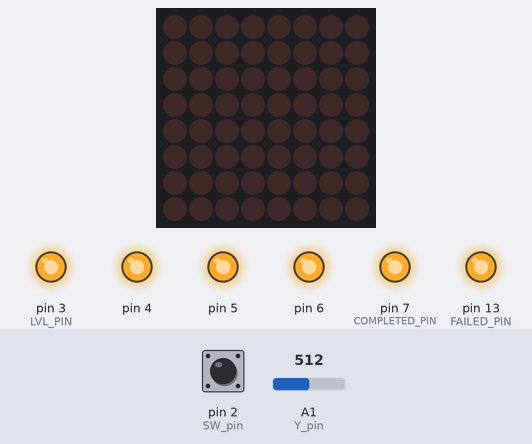
Bench run of a sketch on a simulated Arduino Uno, built with avr-gcc and run on an emulated ATmega328P. Shown: 8×8 LED matrix, output pins drawn as LEDs (lit = HIGH). The test bench sets the inputs (shaded band); at power-on: pin 2 (SW_pin) HIGH, A1 (Y_pin) = 512. Random numbers use the default seed unless the sketch sets one.

Above: at 5.6 s.
5.7 s: pin 2 (SW_pin) pulled LOW for 0.2 s
At 6.1 s:
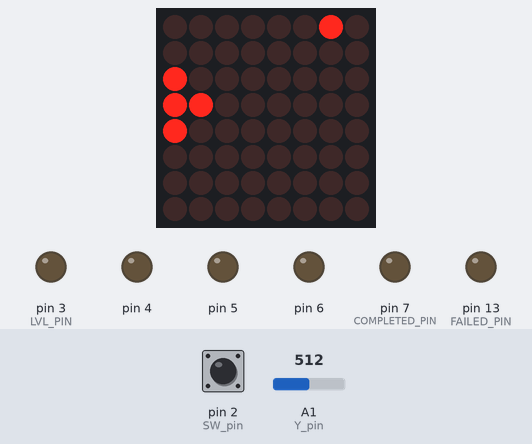
8.7 s: A1 (Y_pin) set to 710
At 9.6 s:
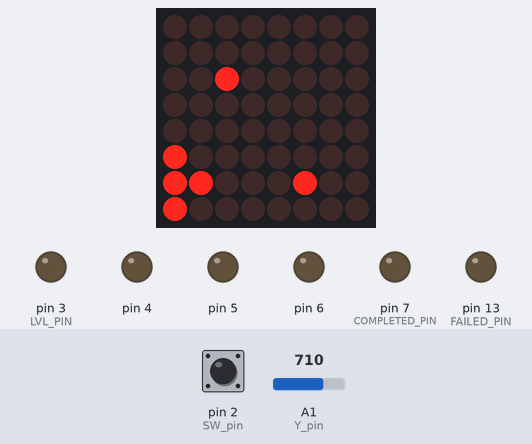
11.7 s: pin 2 (SW_pin) pulled LOW for 1 s
At 12.5 s:
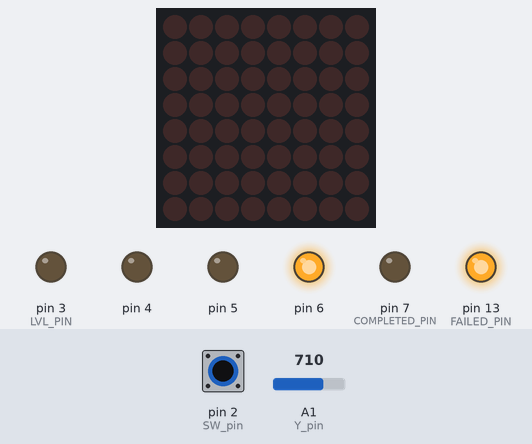
15.7 s: pin 2 (SW_pin) pulled LOW for 3.2 s
At 17.4 s:
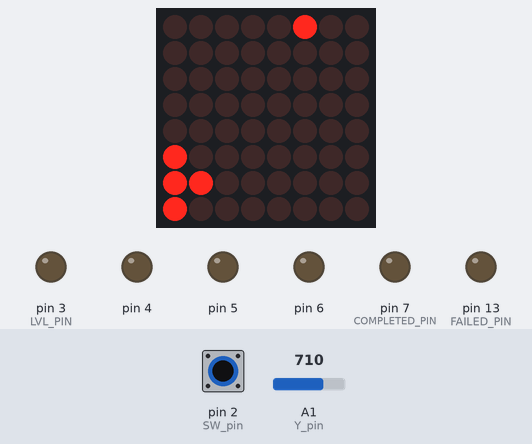
20.4 s: A1 (Y_pin) set to 290
At 20.99 s:
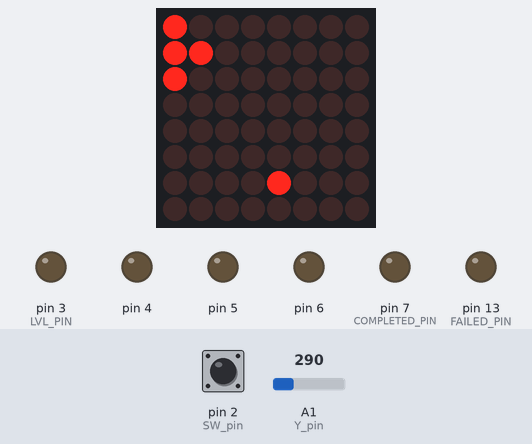
Timing chart, 0 to 23.4 s (numbered marks = the images above; inputs shaded):
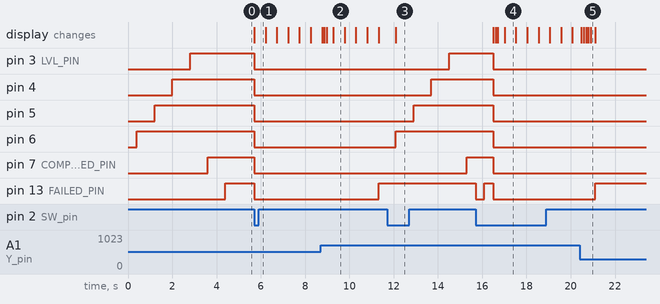

The sketch:

JOC_TEMA.ino
```cpp
#include "LedControl.h"
#include <binary.h>
#include <string.h>

LedControl lc = LedControl(12,11,10,1);
const int SW_pin = 2;
const int X_pin = 0;
const int Y_pin = 1;
const int FAILED_PIN = 13;
const int LVL_PIN = 3;
const int COMPLETED_PIN = 7;
byte obj[8]; //randurile
int i = 0; //numara pasii functiei loop
int j = 0;
int p = 3; //pozitia mijlocului navei
int lvl = 5; //parametru ce ajusteaza viteza jocului

void generate(int row)
{
  if (obj[row] == B00000000) //verificam daca randul "row" nu are deja un obstacol
    obj[row] = B00000001; //randul cu indicele "row" primeste un obstacol in capat
  else generate(random(0,7)); //daca are obstacol incercam alt rand pana gasim unul gol (exista fix 3 randuri cu obstacole concomitent)
  lc.setRow(0, row, obj[row]);
}

void move_cursor(const char dir[3] )
{
  //functia este apelata la fiecare iteratie chiar daca nu mutam nava deoarece vrem sa ramana pe aceeasi coloana indiferent de cum se muta liniile
  lc.setLed(0, p-1, 0, false);
  lc.setLed(0, p, 0, false);
  lc.setLed(0, p+1, 0, false);
  lc.setLed(0, p, 1, false);
  //am sters nava din pozitia precedenta
  if (strcmp(dir, "up") == 0 && p > 1) p--; //verificam daca avem loc sa mutam nava in sus
  if (strcmp(dir, "dw") == 0 && p < 6) p++; //verificam daca avem loc sa mutam nava in jos
  lc.setLed(0, p-1, 0, true);
  lc.setLed(0, p, 0, true);
  lc.setLed(0, p+1, 0, true);
  lc.setLed(0, p, 1, true);
  //nava a fost reafisata
}

int check ()
{
  if ((obj[p] & B11000000) != 0) return 0;
  if ((obj[p-1] & B10000000) != 0) return 0;
  if ((obj[p+1] & B10000000) != 0) return 0;
  //daca una dintre operatiile din if-urile de mai sus (& logic) este diferita de 0 inseamna ca exista coliziune intre nava si obstacol
  return 1;
}

void software_reboot()
{
  asm volatile ("jmp 0");
}

void flash_LED(int LED)
{
  digitalWrite(LED, LOW);
  delay(400);
  digitalWrite(LED, HIGH);
  delay(400);
}

void read_joystick()
{
  if (analogRead(Y_pin) > 700)  move_cursor("dw"); //muta nava in jos
  if (analogRead(Y_pin) < 300)  move_cursor("up"); //muta nava in sus
  if (analogRead(Y_pin) >= 300 && analogRead(Y_pin) <=700) move_cursor("st"); //reafiseaza nava la aceeasi pozitie
}

void end_check()
{
  if (i >= 200 && lvl != 1)
  {
    lvl--;
    i = 0;
    flash_LED(lvl + 2);
    flash_LED(lvl + 2);
    flash_LED(lvl + 2);
    flash_LED(lvl + 2);
    for (j = 0; j <= 7; j++) //sterge toate obiectele pentru a pregati urmatorul nivel
      obj[j] = B00000000;
    delay(1000);
  }
  if (i >= 200 && lvl == 1)
  {
    digitalWrite(COMPLETED_PIN, HIGH);
    while (digitalRead(SW_pin) == HIGH); //nu face nimic pana cand SW_pin nu trece in starea LOW (butonul este apasat)
    software_reboot();
  }
}

void generate_check()
{
  if (i % (lvl*3) == 0)
    generate(random(0, 7)); //genereaza un nou obstacol pe un rand aleator intre 0 si 7
}

void routine_check()
{
  if (i%lvl == 0)
  {
    for (j = 0; j <= 7; j++)
    {
      obj[j] = obj[j] << 1; //muta randul (byte-ul) j la stanga cu un bit
      lc.setRow(0, j, obj[j]); //afiseaza noul byte pe ecran
    }
    if (check() == 0)
    {
      digitalWrite(FAILED_PIN, HIGH);
      lc.shutdown(0, true);
      while (digitalRead(SW_pin) == HIGH);
      software_reboot();
    }
  }
}

void setup()
{
  lc.shutdown(0,false);
  lc.setIntensity(0,8);
  lc.clearDisplay(0);
  pinMode(SW_pin, INPUT);
  pinMode(SW_pin, INPUT_PULLUP);
  pinMode(LVL_PIN, OUTPUT);
  pinMode(LVL_PIN + 1, OUTPUT);
  pinMode(LVL_PIN + 2, OUTPUT);
  pinMode(LVL_PIN + 3, OUTPUT);
  pinMode(COMPLETED_PIN, OUTPUT);
  pinMode(FAILED_PIN, OUTPUT);

  flash_LED(LVL_PIN + 3);
  flash_LED(LVL_PIN + 2);
  flash_LED(LVL_PIN + 1);
  flash_LED(LVL_PIN);
  flash_LED(COMPLETED_PIN);
  flash_LED(FAILED_PIN);

  while (digitalRead(SW_pin) == HIGH); //asteapta apasarea butonului de pe joystick (trecerea in starea low)

  digitalWrite(SW_pin, HIGH);
  digitalWrite(COMPLETED_PIN, LOW);
  digitalWrite(FAILED_PIN, LOW);
  digitalWrite(LVL_PIN, LOW);
  digitalWrite(LVL_PIN + 1, LOW);
  digitalWrite(LVL_PIN + 2, LOW);
  digitalWrite(LVL_PIN + 3, LOW);

  p = 3;
  lvl = 5;
  for (j = 0; j <= 7; j++)
    obj[j] = B00000000;
}

void loop()
{
  generate_check(); //verifica daca e timpul sa genereze un nou obstacol
  routine_check();  //muta obstacolele si verifica daca s-a produs o coliziune
  read_joystick(); //citeste joystickul si muta nava in functie de inputul acestuia

  delay(100);
  i++;

  end_check(); //verifica daca s-a terminat nivelul/jocul
}
```

Measured:
- after the input at 5.7 s, pin 3 (LVL_PIN), pin 4–6, pin 7 (COMPLETED_PIN), pin 13 (FAILED_PIN): HIGH → LOW at once; the display: changes at once (image 1)
- after the input at 11.7 s, pin 3 (LVL_PIN): LOW → HIGH after 2.8 s; pin 4: LOW → HIGH after 2.0 s; pin 5: LOW → HIGH after 1.2 s; pin 6: LOW → HIGH after 0.40 s; pin 7 (COMPLETED_PIN): LOW → HIGH after 3.6 s
- after the input at 15.7 s, pin 3 (LVL_PIN), pin 4–6, pin 7 (COMPLETED_PIN): HIGH → LOW after 0.80 s; the display: first changes after 0.80 s (image 4 shows a later state)
- what the display in image 2 shows lasts 0.5 s, from 9.3 s to 9.8 s
